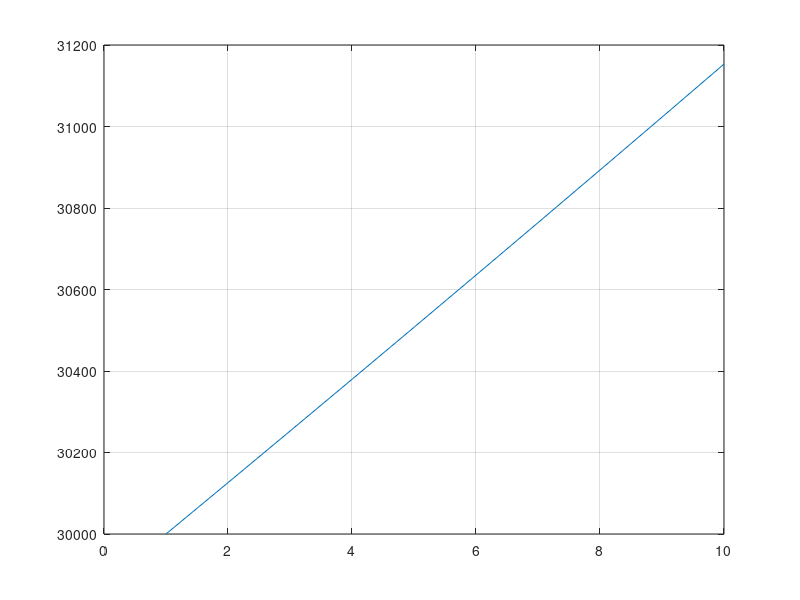

The MATLAB script that drew this image:
% Population model

close all
clear 
clc 

  % The population of Alaskan brown bears over time should equate to 30,000.
  
  % According to the Alaskan government the estimated population of brown 
  % bears is 30,000.
N = 30000;
  
  % Gender proportions
m = .3;
f = .33;
sm = .22;
sf = .11;
c = .15;

  % Harvest rates
h = [.05, .067, .1];

  % Mortality rates
    % Cubs (0.5 - 1.5)
Cub_M = [.3, .4];
    % Subadults
Sub_M = .44;
Sub_F = .11;
    % Adult mortality rate (> 5)
Male_M = .19;
Female_M = .13;


  % Reproductive rate for young adult females.
r = [.7, .76];

  % Prediction over 10 years
time = 10


for i = 2:time
  N(i) = N(i-1) * ( 1 + r(1) * (sf + f) ) - N(i-1) * ( h(1) + c * Cub_M(1)...
     + sm * Sub_M + sf * Sub_F + m * Male_M + f * Female_M )
end


    
plot(1:time, N)
grid on


